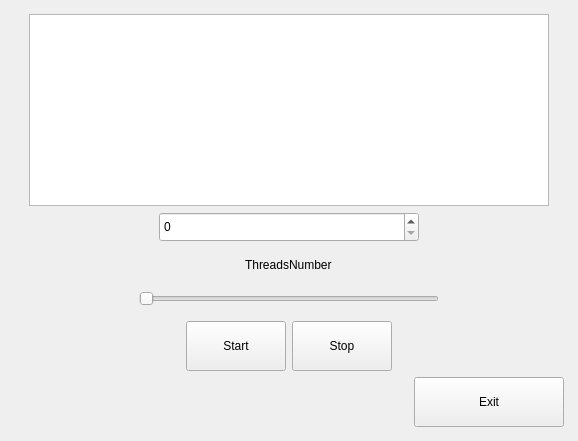
<?xml version="1.0" encoding="UTF-8"?>
<ui version="4.0">
 <class>MainWindow</class>
 <widget class="QMainWindow" name="MainWindow">
  <property name="geometry">
   <rect>
    <x>0</x>
    <y>0</y>
    <width>578</width>
    <height>441</height>
   </rect>
  </property>
  <property name="sizePolicy">
   <sizepolicy hsizetype="Preferred" vsizetype="Preferred">
    <horstretch>0</horstretch>
    <verstretch>0</verstretch>
   </sizepolicy>
  </property>
  <property name="windowTitle">
   <string>CollatzCalculator</string>
  </property>
  <widget class="QWidget" name="centralwidget">
   <layout class="QVBoxLayout" name="verticalLayout">
    <item>
     <layout class="QVBoxLayout" name="MainWindowLayout">
      <property name="leftMargin">
       <number>5</number>
      </property>
      <property name="topMargin">
       <number>5</number>
      </property>
      <property name="rightMargin">
       <number>5</number>
      </property>
      <property name="bottomMargin">
       <number>5</number>
      </property>
      <item>
       <layout class="QHBoxLayout" name="TextFieldLayout">
        <item>
         <spacer name="horizontalSpacer_7">
          <property name="orientation">
           <enum>Qt::Orientation::Horizontal</enum>
          </property>
          <property name="sizeType">
           <enum>QSizePolicy::Policy::Fixed</enum>
          </property>
          <property name="sizeHint" stdset="0">
           <size>
            <width>10</width>
            <height>20</height>
           </size>
          </property>
         </spacer>
        </item>
        <item>
         <widget class="QTextBrowser" name="DisplayField">
          <property name="sizePolicy">
           <sizepolicy hsizetype="Fixed" vsizetype="Fixed">
            <horstretch>0</horstretch>
            <verstretch>0</verstretch>
           </sizepolicy>
          </property>
          <property name="minimumSize">
           <size>
            <width>400</width>
            <height>150</height>
           </size>
          </property>
          <property name="maximumSize">
           <size>
            <width>520</width>
            <height>200</height>
           </size>
          </property>
         </widget>
        </item>
        <item>
         <spacer name="horizontalSpacer_6">
          <property name="orientation">
           <enum>Qt::Orientation::Horizontal</enum>
          </property>
          <property name="sizeType">
           <enum>QSizePolicy::Policy::Fixed</enum>
          </property>
          <property name="sizeHint" stdset="0">
           <size>
            <width>10</width>
            <height>20</height>
           </size>
          </property>
         </spacer>
        </item>
       </layout>
      </item>
      <item>
       <layout class="QHBoxLayout" name="GeneralValuesLayout">
        <item>
         <spacer name="horizontalSpacer_3">
          <property name="orientation">
           <enum>Qt::Orientation::Horizontal</enum>
          </property>
          <property name="sizeType">
           <enum>QSizePolicy::Policy::Fixed</enum>
          </property>
          <property name="sizeHint" stdset="0">
           <size>
            <width>80</width>
            <height>20</height>
           </size>
          </property>
         </spacer>
        </item>
        <item>
         <layout class="QVBoxLayout" name="LocalValuesLayout">
          <property name="leftMargin">
           <number>0</number>
          </property>
          <property name="topMargin">
           <number>0</number>
          </property>
          <property name="rightMargin">
           <number>0</number>
          </property>
          <item>
           <layout class="QHBoxLayout" name="LocalSpinBoxLayout">
            <property name="leftMargin">
             <number>0</number>
            </property>
            <property name="rightMargin">
             <number>0</number>
            </property>
            <property name="bottomMargin">
             <number>0</number>
            </property>
            <item>
             <spacer name="horizontalSpacer_10">
              <property name="orientation">
               <enum>Qt::Orientation::Horizontal</enum>
              </property>
              <property name="sizeType">
               <enum>QSizePolicy::Policy::Fixed</enum>
              </property>
              <property name="sizeHint" stdset="0">
               <size>
                <width>40</width>
                <height>20</height>
               </size>
              </property>
             </spacer>
            </item>
            <item>
             <widget class="QSpinBox" name="ValuesBox">
              <property name="minimumSize">
               <size>
                <width>250</width>
                <height>20</height>
               </size>
              </property>
              <property name="maximumSize">
               <size>
                <width>300</width>
                <height>30</height>
               </size>
              </property>
              <property name="maximum">
               <number>100000000</number>
              </property>
             </widget>
            </item>
            <item>
             <spacer name="horizontalSpacer_11">
              <property name="orientation">
               <enum>Qt::Orientation::Horizontal</enum>
              </property>
              <property name="sizeType">
               <enum>QSizePolicy::Policy::Fixed</enum>
              </property>
              <property name="sizeHint" stdset="0">
               <size>
                <width>40</width>
                <height>20</height>
               </size>
              </property>
             </spacer>
            </item>
           </layout>
          </item>
          <item>
           <layout class="QVBoxLayout" name="LocalSliderLayout">
            <property name="spacing">
             <number>0</number>
            </property>
            <property name="topMargin">
             <number>0</number>
            </property>
            <property name="bottomMargin">
             <number>0</number>
            </property>
            <item>
             <layout class="QHBoxLayout" name="SliderLabelLayout">
              <property name="bottomMargin">
               <number>0</number>
              </property>
              <item>
               <spacer name="horizontalSpacer_8">
                <property name="orientation">
                 <enum>Qt::Orientation::Horizontal</enum>
                </property>
                <property name="sizeType">
                 <enum>QSizePolicy::Policy::Fixed</enum>
                </property>
                <property name="sizeHint" stdset="0">
                 <size>
                  <width>120</width>
                  <height>20</height>
                 </size>
                </property>
               </spacer>
              </item>
              <item>
               <widget class="QLabel" name="LableSliderValue">
                <property name="sizePolicy">
                 <sizepolicy hsizetype="Fixed" vsizetype="Preferred">
                  <horstretch>0</horstretch>
                  <verstretch>0</verstretch>
                 </sizepolicy>
                </property>
                <property name="text">
                 <string>ThreadsNumber</string>
                </property>
               </widget>
              </item>
              <item>
               <spacer name="horizontalSpacer_9">
                <property name="orientation">
                 <enum>Qt::Orientation::Horizontal</enum>
                </property>
                <property name="sizeType">
                 <enum>QSizePolicy::Policy::Fixed</enum>
                </property>
                <property name="sizeHint" stdset="0">
                 <size>
                  <width>120</width>
                  <height>20</height>
                 </size>
                </property>
               </spacer>
              </item>
             </layout>
            </item>
            <item>
             <layout class="QHBoxLayout" name="LocalSliderLayout_2">
              <property name="topMargin">
               <number>0</number>
              </property>
              <item>
               <spacer name="horizontalSpacer_13">
                <property name="orientation">
                 <enum>Qt::Orientation::Horizontal</enum>
                </property>
                <property name="sizeType">
                 <enum>QSizePolicy::Policy::Fixed</enum>
                </property>
                <property name="sizeHint" stdset="0">
                 <size>
                  <width>20</width>
                  <height>20</height>
                 </size>
                </property>
               </spacer>
              </item>
              <item>
               <widget class="QSlider" name="ThreadsSlider">
                <property name="sizePolicy">
                 <sizepolicy hsizetype="Fixed" vsizetype="Fixed">
                  <horstretch>0</horstretch>
                  <verstretch>0</verstretch>
                 </sizepolicy>
                </property>
                <property name="minimumSize">
                 <size>
                  <width>300</width>
                  <height>30</height>
                 </size>
                </property>
                <property name="maximumSize">
                 <size>
                  <width>50</width>
                  <height>40</height>
                 </size>
                </property>
                <property name="maximum">
                 <number>100</number>
                </property>
                <property name="orientation">
                 <enum>Qt::Orientation::Horizontal</enum>
                </property>
                <property name="tickPosition">
                 <enum>QSlider::TickPosition::NoTicks</enum>
                </property>
               </widget>
              </item>
              <item>
               <spacer name="horizontalSpacer_12">
                <property name="orientation">
                 <enum>Qt::Orientation::Horizontal</enum>
                </property>
                <property name="sizeType">
                 <enum>QSizePolicy::Policy::Fixed</enum>
                </property>
                <property name="sizeHint" stdset="0">
                 <size>
                  <width>20</width>
                  <height>20</height>
                 </size>
                </property>
               </spacer>
              </item>
             </layout>
            </item>
           </layout>
          </item>
         </layout>
        </item>
        <item>
         <spacer name="horizontalSpacer_2">
          <property name="orientation">
           <enum>Qt::Orientation::Horizontal</enum>
          </property>
          <property name="sizeType">
           <enum>QSizePolicy::Policy::Fixed</enum>
          </property>
          <property name="sizeHint" stdset="0">
           <size>
            <width>80</width>
            <height>20</height>
           </size>
          </property>
         </spacer>
        </item>
       </layout>
      </item>
      <item>
       <layout class="QHBoxLayout" name="GaeneralButtonLayout">
        <item>
         <layout class="QHBoxLayout" name="LocalButtonsLayout">
          <item>
           <spacer name="horizontalSpacer_5">
            <property name="orientation">
             <enum>Qt::Orientation::Horizontal</enum>
            </property>
            <property name="sizeType">
             <enum>QSizePolicy::Policy::Fixed</enum>
            </property>
            <property name="sizeHint" stdset="0">
             <size>
              <width>100</width>
              <height>20</height>
             </size>
            </property>
           </spacer>
          </item>
          <item>
           <widget class="QPushButton" name="StartButton">
            <property name="minimumSize">
             <size>
              <width>80</width>
              <height>40</height>
             </size>
            </property>
            <property name="maximumSize">
             <size>
              <width>100</width>
              <height>50</height>
             </size>
            </property>
            <property name="text">
             <string>Start</string>
            </property>
           </widget>
          </item>
          <item>
           <widget class="QPushButton" name="StopButton">
            <property name="minimumSize">
             <size>
              <width>80</width>
              <height>40</height>
             </size>
            </property>
            <property name="maximumSize">
             <size>
              <width>100</width>
              <height>50</height>
             </size>
            </property>
            <property name="text">
             <string>Stop</string>
            </property>
           </widget>
          </item>
          <item>
           <spacer name="horizontalSpacer_4">
            <property name="orientation">
             <enum>Qt::Orientation::Horizontal</enum>
            </property>
            <property name="sizeType">
             <enum>QSizePolicy::Policy::Fixed</enum>
            </property>
            <property name="sizeHint" stdset="0">
             <size>
              <width>100</width>
              <height>20</height>
             </size>
            </property>
           </spacer>
          </item>
         </layout>
        </item>
       </layout>
      </item>
      <item>
       <layout class="QHBoxLayout" name="ExitButtonLayout">
        <item>
         <spacer name="horizontalSpacer">
          <property name="orientation">
           <enum>Qt::Orientation::Horizontal</enum>
          </property>
          <property name="sizeType">
           <enum>QSizePolicy::Policy::Fixed</enum>
          </property>
          <property name="sizeHint" stdset="0">
           <size>
            <width>400</width>
            <height>20</height>
           </size>
          </property>
         </spacer>
        </item>
        <item>
         <widget class="QPushButton" name="ExitButton">
          <property name="sizePolicy">
           <sizepolicy hsizetype="Fixed" vsizetype="Fixed">
            <horstretch>0</horstretch>
            <verstretch>0</verstretch>
           </sizepolicy>
          </property>
          <property name="minimumSize">
           <size>
            <width>80</width>
            <height>40</height>
           </size>
          </property>
          <property name="maximumSize">
           <size>
            <width>150</width>
            <height>50</height>
           </size>
          </property>
          <property name="text">
           <string>Exit</string>
          </property>
         </widget>
        </item>
       </layout>
      </item>
     </layout>
    </item>
   </layout>
  </widget>
 </widget>
 <resources/>
 <connections/>
</ui>
